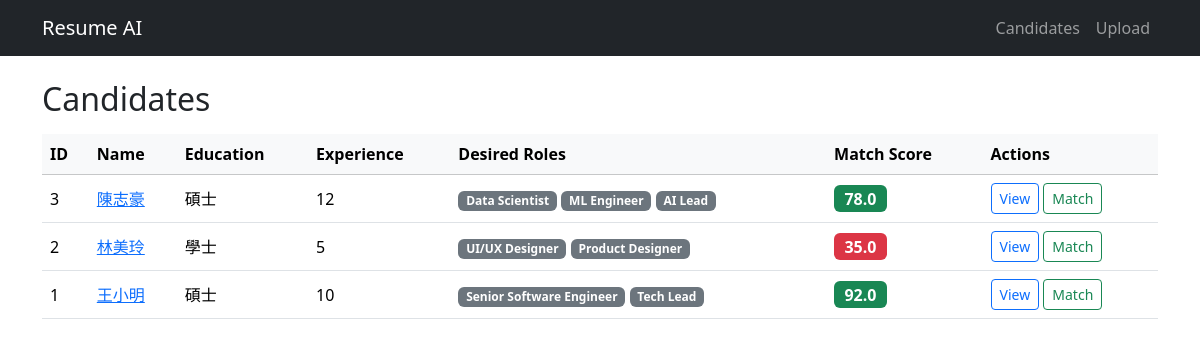
The page / on the database its author committed.
### tables this page shows
CREATE TABLE match_results (
            id INTEGER PRIMARY KEY AUTOINCREMENT,
            candidate_id INTEGER NOT NULL,
            job_id INTEGER NOT NULL,
            overall_score REAL,
            education_score REAL,
            experience_score REAL,
            skills_score REAL,
            analysis_text TEXT,
            strengths TEXT,
            gaps TEXT,
            created_at TIMESTAMP DEFAULT CURRENT_TIMESTAMP,
            FOREIGN KEY (candidate_id) REFERENCES candidates(id) ON DELETE CASCADE,
            FOREIGN KEY (job_id) REFERENCES job_requirements(id) ON DELETE CASCADE,
            UNIQUE(candidate_id, job_id)
        );

CREATE TABLE candidates (
            id INTEGER PRIMARY KEY AUTOINCREMENT,
            name TEXT,
            english_name TEXT,
            birth_year TEXT,
            age TEXT,
            nationality TEXT,
            current_status TEXT,
            earliest_start TEXT,
            education_level TEXT,
            school TEXT,
            major TEXT,
            military_status TEXT,
            desired_salary TEXT,
            desired_job_categories TEXT,
            desired_locations TEXT,
            desired_industry TEXT,
            ideal_positions TEXT,
            years_of_experience TEXT,
            linkedin_url TEXT,
            photo_path TEXT,
            email TEXT,
            mobile1 TEXT,
            mobile2 TEXT,
            phone_home TEXT,
            phone_work TEXT,
            district TEXT,
            mailing_address TEXT,
            work_type TEXT,
            shift_preference TEXT,
            remote_work_preference TEXT,
            skills_text TEXT,
            skill_tags TEXT,
            self_introduction TEXT,
            raw_markdown TEXT,
            source_pdf_path TEXT,
            source_md_path TEXT,
            created_at TIMESTAMP DEFAULT CURRENT_TIMESTAMP,
            code_104 TEXT
        );

### app/routes.py (the view)
@router.get("/", response_class=HTMLResponse)
async def index(request: Request):
    candidates = get_all_candidates_summary()
    return templates.TemplateResponse("index.html", {
        "request": request,
        "candidates": candidates,
    })

### app/templates/index.html (shortened to what this page needs)
{% extends "base.html" %}
{% block content %}
<h2 class="mb-3">Candidates</h2>
{% if candidates %}
<div class="table-responsive">
  <table class="table table-hover align-middle">
    <thead class="table-light">
      <tr>
        <th>ID</th>
        <th>Name</th>
        <th>Education</th>
        <th>Experience</th>
        <th>Desired Roles</th>
        <th>Match Score</th>
        <th>Actions</th>
      </tr>
    </thead>
    <tbody>
      {% for c in candidates %}
      <tr>
        <td>{{ c.id }}</td>
        <td><a href="/candidates/{{ c.id }}">{{ c.name or "N/A" }}</a></td>
        <td>{{ c.education_level or "-" }}</td>
        <td>{{ c.years_of_experience or "-" }}</td>
        <td>
          {% for pos in (c.ideal_positions or [])[:3] %}
            <span class="badge bg-secondary">{{ pos }}</span>
          {% endfor %}
        </td>
        <td>
          {% if c.overall_score is not none and c.overall_score is not none %}
            {% set score = c.overall_score | round(1) %}
            {% if score >= 75 %}
              <span class="badge bg-success score-badge">{{ score }}</span>
            {% elif score >= 50 %}
              <span class="badge bg-warning text-dark score-badge">{{ score }}</span>
            {% else %}
              <span class="badge bg-danger score-badge">{{ score }}</span>
            {% endif %}
          {% else %}
            <span class="text-muted">—</span>
          {% endif %}
        </td>
        <td>
          <a href="/candidates/{{ c.id }}" class="btn btn-sm btn-outline-primary">View</a>
          <form method="post" action="/candidates/{{ c.id }}/match" class="d-inline">
            <button type="submit" class="btn btn-sm btn-outline-success">Match</button>
          </form>
        </td>
      </tr>
      {% endfor %}
    </tbody>
  </table>
</div>
{% else %}
<div class="alert alert-info">
  No candidates yet. <a href="/upload">Upload a PDF</a> or ingest existing markdown.
</div>
{% endif %}
{% endblock %}

### app/templates/base.html (shortened to what this page needs)
<!DOCTYPE html>
<html lang="zh-Hant">
<head>
  <link href="https://cdn.jsdelivr.net/npm/bootstrap@5.3.3/dist/css/bootstrap.min.css" rel="stylesheet">
</head>
<body>
  <nav class="navbar navbar-expand-lg navbar-dark bg-dark mb-4">
    <div class="container">
      <a class="navbar-brand" href="/">Resume AI</a>
      <div class="navbar-nav ms-auto">
        <a class="nav-link" href="/">Candidates</a>
        <a class="nav-link" href="/upload">Upload</a>
      </div>
    </div>
  </nav>
  <div class="container">
    {% block content %}{% endblock %}
  </div>
</body>
</html>

### app/templates/base.html (style rules this page uses)
.score-badge { font-size: 1rem; min-width: 3rem; }

### rows shown on the page
match_results: id "3", name "陳志豪", education_level "碩士", years_of_experience "12", 3 "Data Scientist" "ML Engineer" "AI Lead", overall_score "78.0"
match_results: id "2", name "林美玲", education_level "學士", years_of_experience "5", 3 "UI/UX Designer" "Product Designer", overall_score "35.0"
match_results: id "1", name "王小明", education_level "碩士", years_of_experience "10", 3 "Senior Software Engineer" "Tech Lead", overall_score "92.0"
